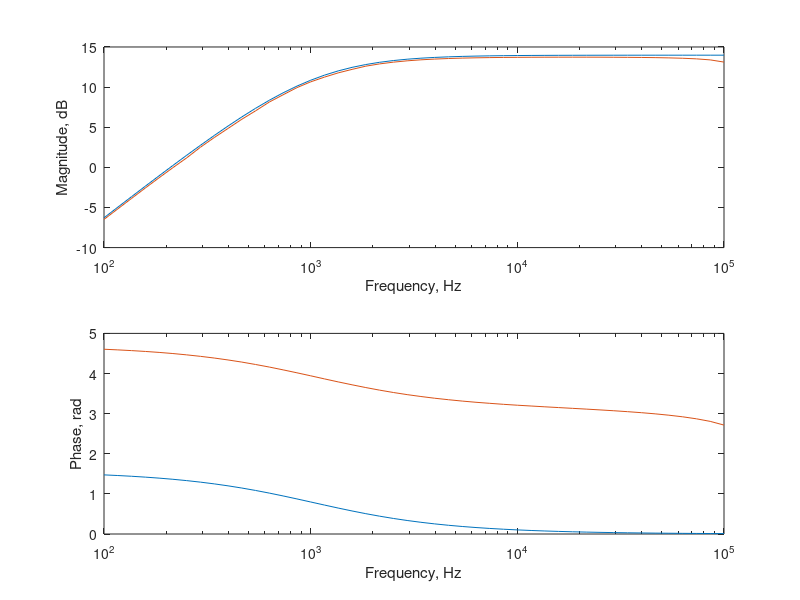

Here is the MATLAB script that generated this plot:
% Press "Run" to load the data in to the MATLAB workspace. To get started,
% try typing "plot(freqHz, mag)" in the command window (after running this
% file). 
% Type "help semilogx" and "help plot" or go to the Mathworks documentation 
% page on "plot" to learn more. Pay special attention to "hold."
% Other useful things: help grid, help subplot, help rad2deg.
freq_hz = [...
   100.000, 	   116.600, 	   135.900, ...
   158.500, 	   184.800, 	   215.400, ...
   251.200, 	   292.900, 	   341.500, ...
   398.100, 	   464.200, 	   541.200, ...
   631.000, 	   735.600, 	   857.700, ...
  1000.000, 	  1166.000, 	  1359.000, ...
  1585.000, 	  1848.000, 	  2154.000, ...
  2512.000, 	  2929.000, 	  3415.000, ...
  3981.000, 	  4642.000, 	  5412.000, ...
  6310.000, 	  7356.000, 	  8577.000, ...
 10000.000, 	 11660.000, 	 13590.000, ...
 15850.000, 	 18480.000, 	 21540.000, ...
 25120.000, 	 29290.000, 	 34150.000, ...
 39810.000, 	 46420.000, 	 54120.000, ...
 63100.000, 	 73560.000, 	 85770.000, ...
100000.000];

mag_dB = [...
    -6.487, 	    -5.175, 	    -3.873, ...
    -2.571, 	    -1.293, 	    -0.041, ...
     1.182, 	     2.511, 	     3.712, ...
     4.847, 	     5.992, 	     7.042, ...
     8.141, 	     9.045, 	     9.933, ...
    10.655, 	    11.245, 	    11.774, ...
    12.208, 	    12.610, 	    12.891, ...
    13.109, 	    13.275, 	    13.401, ...
    13.493, 	    13.563, 	    13.614, ...
    13.651, 	    13.678, 	    13.698, ...
    13.711, 	    13.721, 	    13.727, ...
    13.730, 	    13.732, 	    13.731, ...
    13.729, 	    13.720, 	    13.709, ...
    13.695, 	    13.674, 	    13.642, ...
    13.595, 	    13.521, 	    13.392, ...
    13.118];

mag_v = [...
     0.474, 	     0.551, 	     0.640, ...
     0.744, 	     0.862, 	     0.995, ...
     1.146, 	     1.335, 	     1.533, ...
     1.747, 	     1.994, 	     2.250, ...
     2.553, 	     2.833, 	     3.138, ...
     3.410, 	     3.650, 	     3.879, ...
     4.078, 	     4.271, 	     4.411, ...
     4.523, 	     4.610, 	     4.678, ...
     4.728, 	     4.766, 	     4.794, ...
     4.814, 	     4.830, 	     4.841, ...
     4.848, 	     4.853, 	     4.857, ...
     4.859, 	     4.859, 	     4.859, ...
     4.858, 	     4.853, 	     4.847, ...
     4.839, 	     4.827, 	     4.810, ...
     4.784, 	     4.743, 	     4.673, ...
     4.528];

mag_vout = [...
     0.230, 	     0.268, 	     0.312, ...
     0.363, 	     0.421, 	     0.488, ...
     0.564, 	     0.659, 	     0.759, ...
     0.868, 	     0.993, 	     1.123, ...
     1.277, 	     1.419, 	     1.574, ...
     1.712, 	     1.834, 	     1.951, ...
     2.053, 	     2.154, 	     2.228, ...
     2.288, 	     2.336, 	     2.374, ...
     2.403, 	     2.426, 	     2.442, ...
     2.455, 	     2.466, 	     2.473, ...
     2.479, 	     2.480, 	     2.483, ...
     2.483, 	     2.480, 	     2.474, ...
     2.458, 	     2.459, 	     2.484, ...
     2.482, 	     2.478, 	     2.471, ...
     2.460, 	     2.441, 	     2.408, ...
     2.337];

mag_vin = [...
     0.485, 	     0.486, 	     0.487, ...
     0.488, 	     0.489, 	     0.490, ...
     0.492, 	     0.494, 	     0.495, ...
     0.497, 	     0.498, 	     0.499, ...
     0.500, 	     0.501, 	     0.502, ...
     0.502, 	     0.503, 	     0.503, ...
     0.504, 	     0.504, 	     0.505, ...
     0.506, 	     0.507, 	     0.507, ...
     0.508, 	     0.509, 	     0.509, ...
     0.510, 	     0.511, 	     0.511, ...
     0.511, 	     0.511, 	     0.511, ...
     0.511, 	     0.510, 	     0.509, ...
     0.506, 	     0.507, 	     0.513, ...
     0.513, 	     0.513, 	     0.514, ...
     0.514, 	     0.515, 	     0.515, ...
     0.516];

phase_rad = [...
     4.605, 	     4.589, 	     4.571, ...
     4.550, 	     4.526, 	     4.498, ...
     4.465, 	     4.428, 	     4.386, ...
     4.338, 	     4.285, 	     4.225, ...
     4.161, 	     4.091, 	     4.018, ...
     3.943, 	     3.866, 	     3.791, ...
     3.719, 	     3.650, 	     3.586, ...
     3.527, 	     3.474, 	     3.427, ...
     3.384, 	     3.347, 	     3.313, ...
     3.283, 	     3.257, 	     3.232, ...
     3.210, 	     3.190, 	     3.170, ...
     3.151, 	     3.132, 	     3.113, ...
     3.093, 	     3.072, 	     3.049, ...
     3.024, 	     2.995, 	     2.961, ...
     2.921, 	     2.871, 	     2.807, ...
     2.715];


omega = 2 * pi *freq_hz;


subplot(2,1,1);
calc_mag = 20 * log10( 5 .* omega ./ (sqrt(6447.45^2 + omega.^2)) );
semilogx(freq_hz,calc_mag);
hold on
semilogx(freq_hz,mag_dB);

xlabel("Frequency, Hz");
ylabel("Magnitude, dB");

subplot(2,1,2); 
calc_phase= atan(6447.5 ./ omega);
semilogx(freq_hz,calc_phase);
hold on
semilogx(freq_hz,phase_rad);

xlabel("Frequency, Hz");
ylabel("Phase, rad");


